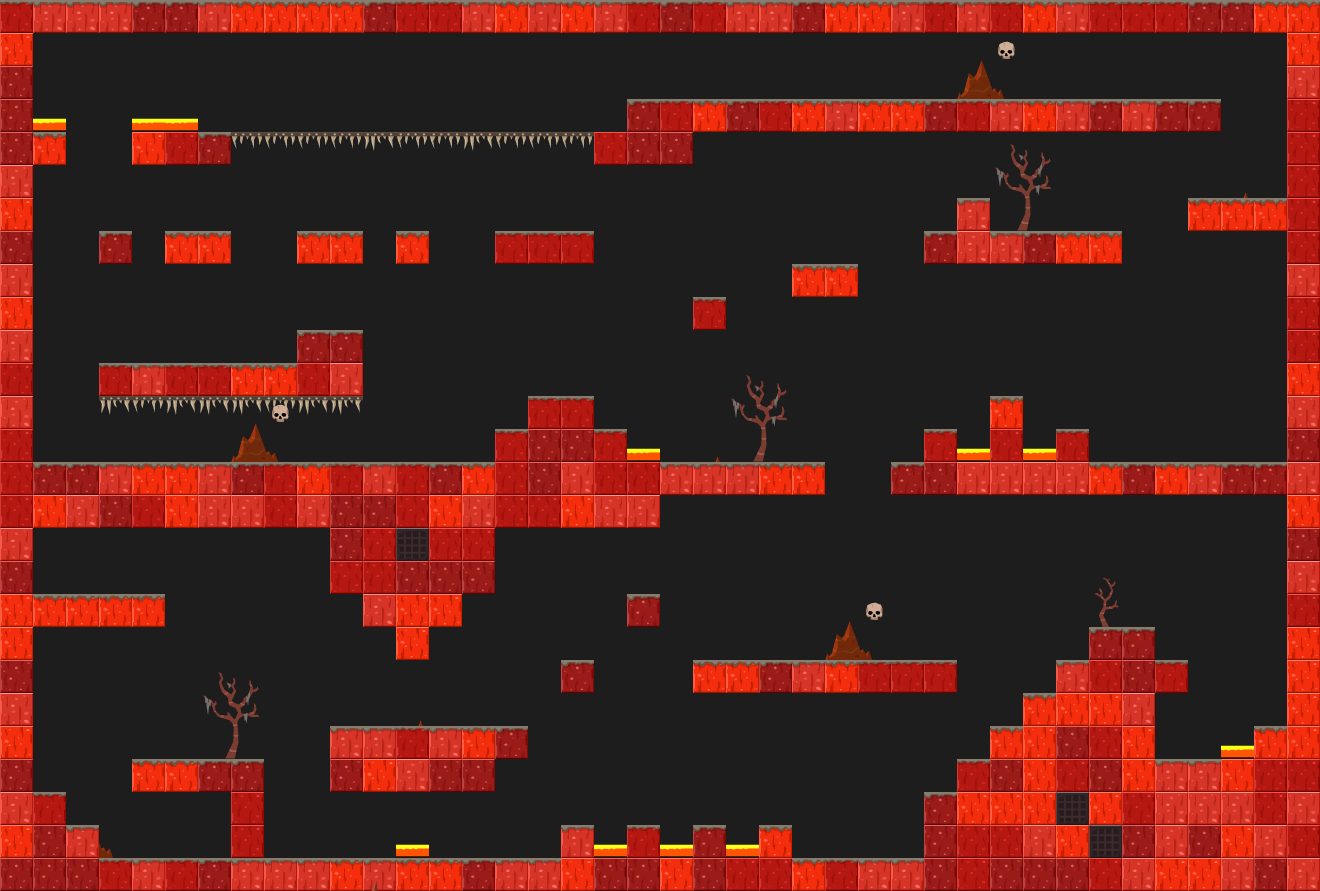

The image is a tile-based game level rendered from a .tmx file. Its description and source (layers, tilesets, objects; grid data summarised) follow:
An orthogonal 40x27 tile map with 33x33 px tiles, 4 tile layers (bg, deco background, layout, deco foreground) and 107 objects (58x citrus.objects.platformer.box2d.Platform, 12x citrus.objects.CitrusSprite, 10x citrus.objects.platformer.box2d.Sensor, 10x space_digger.enemies.Spike, 8x space_digger.Seam, ...).

<map version="1.0" orientation="orthogonal" width="40" height="27" tilewidth="33" tileheight="33" backgroundcolor="#1d1d1d">
 <tileset firstgid="1" name="tileset_fire" tilewidth="33" tileheight="33">
  <image source="../tilesets/tileset_fire.png" width="297" height="132" />
  <tile id="12">
   <properties>
    <property name="" value="" />
   </properties>
  </tile>
 </tileset>
 <layer name="bg" width="40" height="27">
  <properties>
   <property name="group" value="0" />
  </properties>
  <data>[1080 cells, 0 non-empty, 0 distinct tile ids]</data>
 </layer>
 <layer name="deco background" width="40" height="27">
  <data>[1080 cells, 0 non-empty, 0 distinct tile ids]</data>
 </layer>
 <objectgroup color="#ffff00" name="animated decoration bg" width="40" height="27">
  <properties>
   <property name="group" value="0" />
  </properties>
  <object type="citrus.objects.CitrusSprite" x="934" y="25">
   <properties>
    <property name="view" value="Liana1_fire" />
   </properties>
   <ellipse />
  </object>
  <object type="citrus.objects.CitrusSprite" x="751" y="684">
   <properties>
    <property name="view" value="Liana1_fire" />
   </properties>
   <ellipse />
  </object>
  <object type="citrus.objects.CitrusSprite" x="1172" y="487">
   <properties>
    <property name="view" value="Liana1_fire" />
   </properties>
   <ellipse />
  </object>
  <object type="citrus.objects.CitrusSprite" x="495" y="520">
   <properties>
    <property name="view" value="Liana1_fire" />
   </properties>
   <ellipse />
  </object>
  <object type="citrus.objects.CitrusSprite" x="341" y="782">
   <properties>
    <property name="view" value="Liana1_fire" />
   </properties>
   <ellipse />
  </object>
  <object type="citrus.objects.CitrusSprite" x="706" y="127">
   <properties>
    <property name="view" value="Liana3_fire" />
   </properties>
   <ellipse />
  </object>
  <object type="citrus.objects.CitrusSprite" x="507" y="255">
   <properties>
    <property name="view" value="Liana3_fire" />
   </properties>
   <ellipse />
  </object>
  <object type="citrus.objects.CitrusSprite" x="973" y="487">
   <properties>
    <property name="view" value="Liana3_fire" />
   </properties>
   <ellipse />
  </object>
  <object type="citrus.objects.CitrusSprite" x="783" y="684">
   <properties>
    <property name="view" value="Liana3_fire" />
   </properties>
   <ellipse />
  </object>
  <object type="citrus.objects.CitrusSprite" x="313" y="257">
   <properties>
    <property name="view" value="Liana2_fire" />
   </properties>
   <ellipse />
  </object>
  <object type="citrus.objects.CitrusSprite" x="20" y="620">
   <properties>
    <property name="view" value="Liana2_fire" />
   </properties>
   <ellipse />
  </object>
  <object name="sky" type="citrus.objects.CitrusSprite" x="644" y="-330" width="33" height="33">
   <properties>
    <property name="registration" value="center" />
    <property name="view" value="Sky_fire" />
   </properties>
   <ellipse />
  </object>
 </objectgroup>
 <layer name="layout" width="40" height="27">
  <properties>
   <property name="group" value="2" />
  </properties>
  <data>[1080 cells, 382 non-empty, 12 distinct tile ids]</data>
 </layer>
 <layer name="deco foreground" width="40" height="27">
  <properties>
   <property name="group" value="2" />
  </properties>
  <data>[1080 cells, 56 non-empty, 19 distinct tile ids]</data>
 </layer>
 <objectgroup name="platforms" width="40" height="27">
  <properties>
   <property name="group" value="2" />
  </properties>
  <object type="citrus.objects.platformer.box2d.Platform" x="627" y="99" width="594" height="33" />
  <object type="citrus.objects.platformer.box2d.Platform" x="0" y="0" width="1320" height="33" />
  <object type="citrus.objects.platformer.box2d.Platform" x="1287" y="33" width="33" height="858" />
  <object type="citrus.objects.platformer.box2d.Platform" x="0" y="33" width="33" height="858" />
  <object type="citrus.objects.platformer.box2d.Platform" x="33" y="858" width="1254" height="33" />
  <object type="citrus.objects.platformer.box2d.Platform" x="33" y="462" width="627" height="66" />
  <object type="citrus.objects.platformer.box2d.Platform" x="660" y="462" width="165" height="33" />
  <object type="citrus.objects.platformer.box2d.Platform" x="891" y="462" width="396" height="33" />
  <object type="citrus.objects.platformer.box2d.Platform" x="330" y="726" width="165" height="66" />
  <object type="citrus.objects.platformer.box2d.Platform" x="495" y="726" width="33" height="33" />
  <object type="citrus.objects.platformer.box2d.Platform" x="132" y="759" width="132" height="33" />
  <object type="citrus.objects.platformer.box2d.Platform" x="231" y="792" width="33" height="66" />
  <object type="citrus.objects.platformer.box2d.Platform" x="33" y="792" width="33" height="66" />
  <object type="citrus.objects.platformer.box2d.Platform" x="66" y="825" width="33" height="33" />
  <object type="citrus.objects.platformer.box2d.Platform" x="33" y="594" width="132" height="33" />
  <object type="citrus.objects.platformer.box2d.Platform" x="561" y="660" width="33" height="33" />
  <object type="citrus.objects.platformer.box2d.Platform" x="627" y="594" width="33" height="33" />
  <object type="citrus.objects.platformer.box2d.Platform" x="693" y="660" width="264" height="33" />
  <object type="citrus.objects.platformer.box2d.Platform" x="561" y="825" width="33" height="33" />
  <object type="citrus.objects.platformer.box2d.Platform" x="627" y="825" width="33" height="33" />
  <object type="citrus.objects.platformer.box2d.Platform" x="693" y="825" width="33" height="33" />
  <object type="citrus.objects.platformer.box2d.Platform" x="759" y="825" width="33" height="33" />
  <object type="citrus.objects.platformer.box2d.Platform" x="924" y="792" width="33" height="66" />
  <object type="citrus.objects.platformer.box2d.Platform" x="957" y="759" width="33" height="66" />
  <object type="citrus.objects.platformer.box2d.Platform" x="990" y="726" width="33" height="66" />
  <object type="citrus.objects.platformer.box2d.Platform" x="1023" y="693" width="33" height="66" />
  <object type="citrus.objects.platformer.box2d.Platform" x="1056" y="660" width="33" height="66" />
  <object type="citrus.objects.platformer.box2d.Platform" x="1089" y="627" width="66" height="66" />
  <object type="citrus.objects.platformer.box2d.Platform" x="1155" y="660" width="33" height="33" />
  <object type="citrus.objects.platformer.box2d.Platform" x="1122" y="693" width="33" height="99" />
  <object type="citrus.objects.platformer.box2d.Platform" x="1155" y="759" width="132" height="33" />
  <object type="citrus.objects.platformer.box2d.Platform" x="1254" y="726" width="33" height="33" />
  <object type="citrus.objects.platformer.box2d.Platform" x="594" y="132" width="99" height="33" />
  <object type="citrus.objects.platformer.box2d.Platform" x="132" y="132" width="99" height="33" />
  <object type="citrus.objects.platformer.box2d.Platform" x="33" y="132" width="33" height="33" />
  <object type="citrus.objects.platformer.box2d.Platform" x="99" y="231" width="33" height="33" />
  </objectgroup>
 <objectgroup color="#ff5500" name="breakable blocks" width="40" height="27" />
 <objectgroup color="#5500ff" name="player &amp; exit" width="40" height="27">
  <!-- 3 objects omitted --></objectgroup>
 <objectgroup color="#00aa00" name="seams" width="40" height="27">
  <properties>
   <property name="view" value="Seam_fire" />
  </properties>
  <!-- 8 objects omitted --></objectgroup>
 <objectgroup color="#ff0000" name="enemies" width="40" height="27">
  <properties>
   <property name="group" value="1" />
  </properties>
  <!-- 17 objects omitted --></objectgroup>
 <objectgroup color="#ff557f" name="enemy limits" width="40" height="27">
  <!-- 9 objects omitted --></objectgroup>
</map>
<!-- 59 of 107 objects omitted -->
